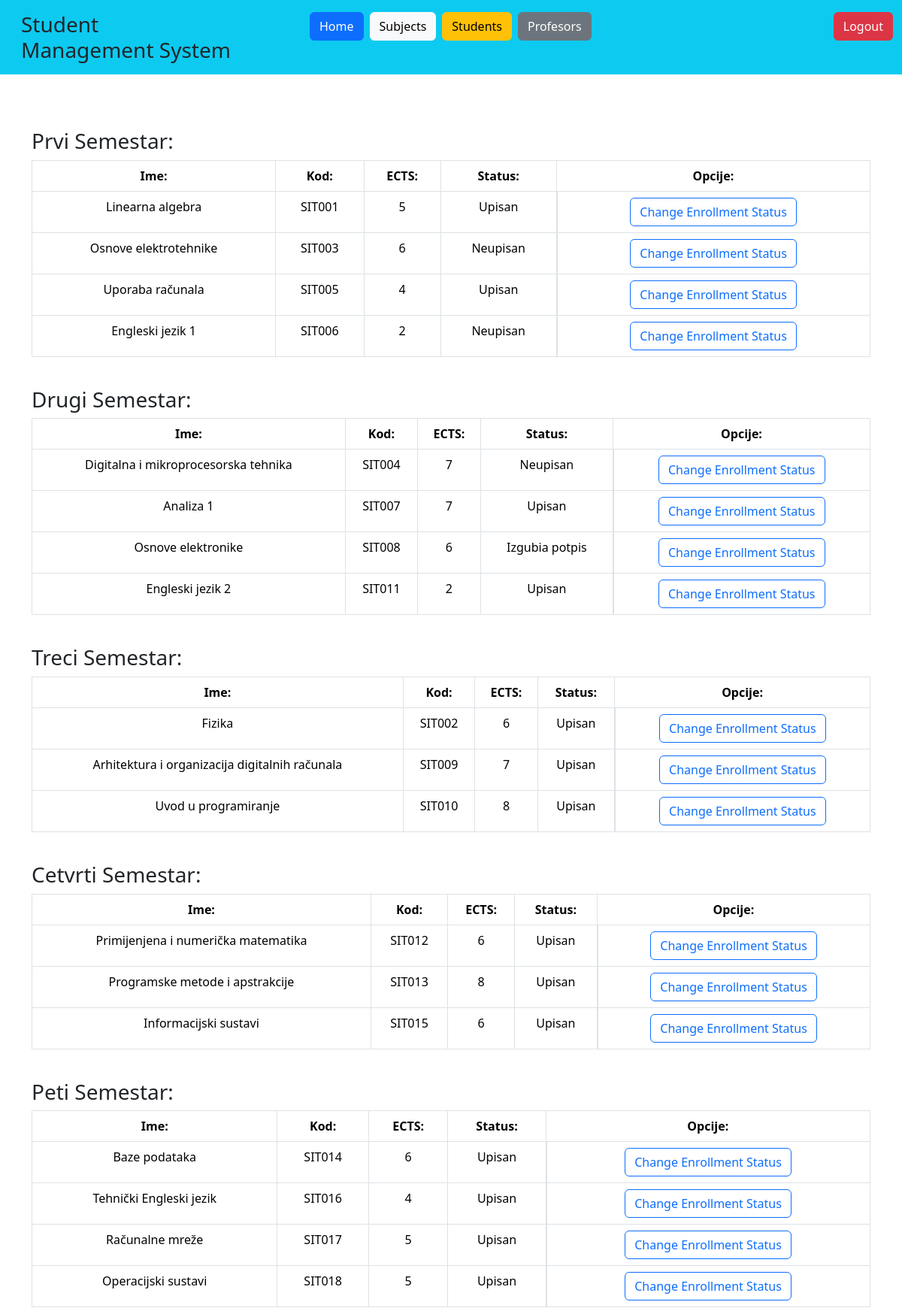
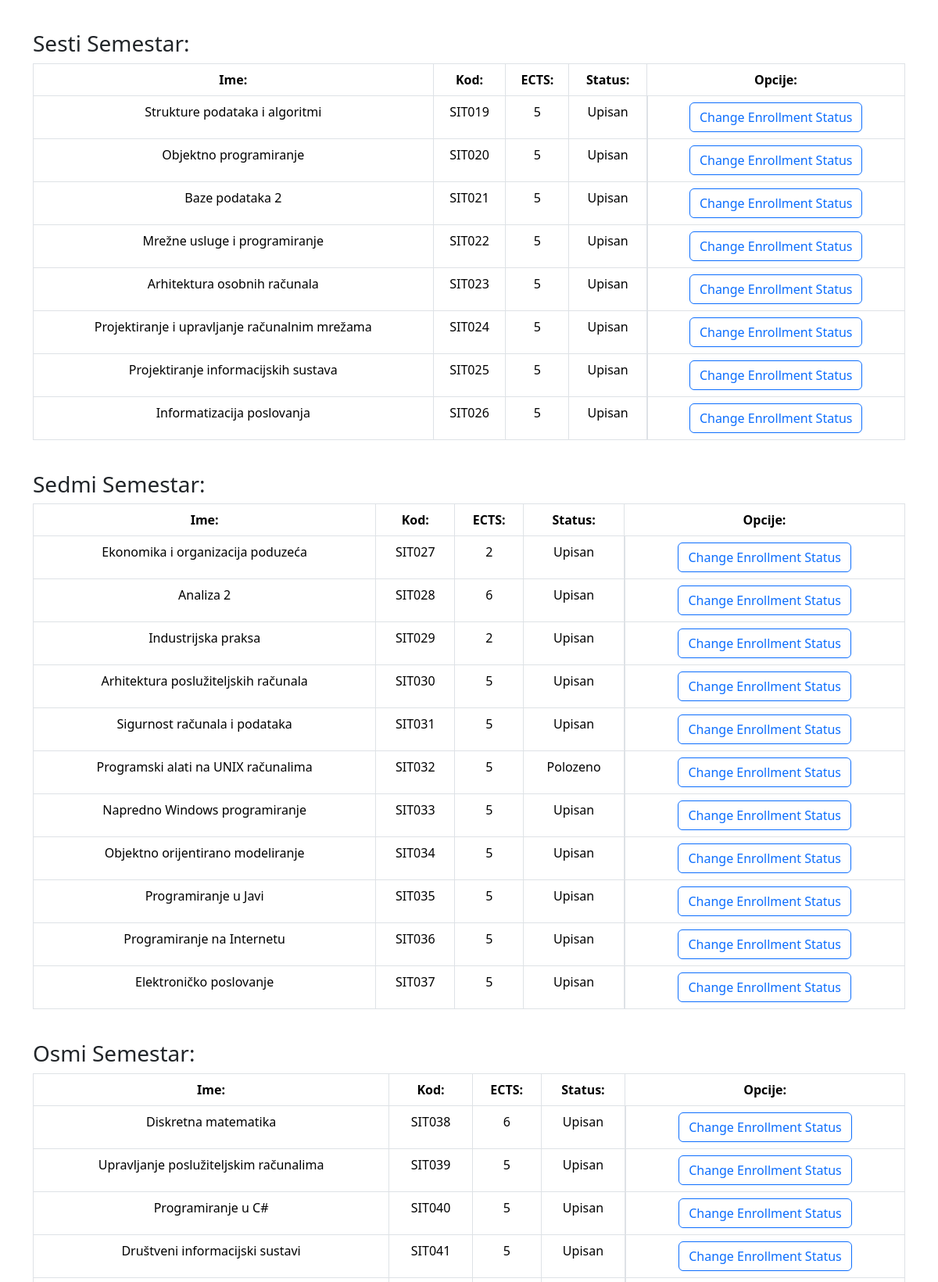
The page /students/student_all_enrolled_subjects/4 (signed in, upper part) on the database its author committed (2 pictures, top to bottom).
### student_managment_system/models.py (models this page shows, shortened)
class Predmet(models.Model):
    name = models.CharField(max_length=50)
    kod = models.CharField(max_length=50)
    program = models.CharField(max_length=50)
    ects = models.PositiveSmallIntegerField()
    sem_izv = models.PositiveSmallIntegerField()
    sem_red = models.PositiveSmallIntegerField()
    IZBORNI = (('Da', 'Da'), ('Ne', 'Ne'))
    izborni = models.CharField(max_length=50, choices=IZBORNI)
    nositelj = models.ForeignKey(Korisnik, on_delete=models.SET_NULL, null=True, blank=True)

### student_managment_system/decorators.py (the view)
    def wrap(*args, **kwargs):
        if args[0].user.uloga.name == "administrator":
            return function(*args, **kwargs)
        else:
            return redirect('home')

### student_managment_system/templates/students/student_all_subjects.html
{% extends 'base/base.html' %}
{% load static %}
{% block 'body' %}
{%if first_semester|length > 0 %}
<h3 class="mt-4">Prvi Semestar: </h3>
<table class="table table-hover table-bordered">
    <thead class="bg-primary">
        <tr>
            <th scope="col" class="text-center">Ime: </th>
            <th scope="col" class="text-center">Kod: </th>
            <th scope="col" class="text-center">ECTS: </th>
            <th scope="col" class="text-center">Status: </th>
            <th class="text-center" class="text-center">Opcije: </th>
        </tr>
    </thead>
    <tbody>
        {% for subject in first_semester %}
        <tr>
            <td class="text-center">{{ subject.name }}</td>
            <td class="text-center">{{ subject.kod }}</td>
            <td class="text-center">{{ subject.ects }}</td>
            {% if subject.status == 'upisan' %}
            <td class="text-center">Upisan</td>
            {% elif subject.status == 'neupisan' %}
            <td class="text-center">Neupisan</td>
            {% elif subject.status == 'izgubljen_potpis' %}
            <td class="text-center">Izgubia potpis</td>
            {% else %}
            <td class="text-center">Polozeno</td>
            {% endif %}
            <td class="d-flex justify-content-center">
                <a href="{% url 'change_student_status' status_id=subject.status_id %}" type="button" class="btn btn-outline-primary">Change Enrollment Status</a>
            </td>
        </tr>
        {% endfor %}
    </tbody>
</table>
{% endif %}
{%if second_semester|length > 0 %}
<h3 class="mt-4">Drugi Semestar: </h3>
<table class="table table-hover table-bordered">
    <thead class="bg-primary">
        <tr>
            <th scope="col" class="text-center">Ime: </th>
            <th scope="col" class="text-center">Kod: </th>
            <th scope="col" class="text-center">ECTS: </th>
            <th scope="col" class="text-center">Status: </th>
            <th class="text-center" class="text-center">Opcije: </th>
        </tr>
    </thead>
    <tbody>
        {% for subject in second_semester %}
        <tr>
            <td class="text-center">{{ subject.name }}</td>
            <td class="text-center">{{ subject.kod }}</td>
            <td class="text-center">{{ subject.ects }}</td>
            {% if subject.status == 'upisan' %}
            <td class="text-center">Upisan</td>
            {% elif subject.status == 'neupisan' %}
            <td class="text-center">Neupisan</td>
            {% elif subject.status == 'izgubljen_potpis' %}
            <td class="text-center">Izgubia potpis</td>
            {% else %}
            <td class="text-center">Polozeno</td>
            {% endif %}
            <td class="d-flex justify-content-center">
                <a href="{% url 'change_student_status' status_id=subject.status_id %}" type="button" class="btn btn-outline-primary">Change Enrollment Status</a>
            </td>
        </tr>
        {% endfor %}
    </tbody>
</table>
{% endif %}
{%if third_semester|length > 0 %}
<h3 class="mt-4">Treci Semestar: </h3>
<table class="table table-hover table-bordered">
    <thead class="bg-primary">
        <tr>
            <th scope="col" class="text-center">Ime: </th>
            <th scope="col" class="text-center">Kod: </th>
            <th scope="col" class="text-center">ECTS: </th>
            <th scope="col" class="text-center">Status: </th>
            <th class="text-center" class="text-center">Opcije: </th>
        </tr>
    </thead>
    <tbody>
        {% for subject in third_semester %}
        <tr>
            <td class="text-center">{{ subject.name }}</td>
            <td class="text-center">{{ subject.kod }}</td>
            <td class="text-center">{{ subject.ects }}</td>
            {% if subject.status == 'upisan' %}
            <td class="text-center">Upisan</td>
            {% elif subject.status == 'neupisan' %}
            <td class="text-center">Neupisan</td>
            {% elif subject.status == 'izgubljen_potpis' %}
            <td class="text-center">Izgubia potpis</td>
            {% else %}
            <td class="text-center">Polozeno</td>
            {% endif %}
            <td class="d-flex justify-content-center">
                <a href="{% url 'change_student_status' status_id=subject.status_id %}" type="button" class="btn btn-outline-primary">Change Enrollment Status</a>
            </td>
        </tr>
        {% endfor %}
    </tbody>
</table>
{% endif %}
{%if fourth_semester|length > 0 %}
<h3 class="mt-4">Cetvrti Semestar: </h3>
<table class="table table-hover table-bordered">
    <thead class="bg-primary">
        <tr>
            <th scope="col" class="text-center">Ime: </th>
            <th scope="col" class="text-center">Kod: </th>
            <th scope="col" class="text-center">ECTS: </th>
            <th scope="col" class="text-center">Status: </th>
            <th class="text-center" class="text-center">Opcije: </th>
        </tr>
    </thead>
    <tbody>
        {% for subject in fourth_semester %}
        <tr>
            <td class="text-center">{{ subject.name }}</td>
            <td class="text-center">{{ subject.kod }}</td>
            <td class="text-center">{{ subject.ects }}</td>
            {% if subject.status == 'upisan' %}
            <td class="text-center">Upisan</td>
            {% elif subject.status == 'neupisan' %}
            <td class="text-center">Neupisan</td>
            {% elif subject.status == 'izgubljen_potpis' %}
            <td class="text-center">Izgubia potpis</td>
            {% else %}
            <td class="text-center">Polozeno</td>
            {% endif %}
            <td class="d-flex justify-content-center">
                <a href="{% url 'change_student_status' status_id=subject.status_id %}" type="button" class="btn btn-outline-primary">Change Enrollment Status</a>
            </td>
        </tr>
        {% endfor %}
    </tbody>
</table>
{% endif %}
{%if fifth_semester|length > 0 %}
<h3 class="mt-4">Peti Semestar: </h3>
<table class="table table-hover table-bordered">
    <thead class="bg-primary">
        <tr>
            <th scope="col" class="text-center">Ime: </th>
            <th scope="col" class="text-center">Kod: </th>
            <th scope="col" class="text-center">ECTS: </th>
            <th scope="col" class="text-center">Status: </th>
            <th class="text-center" class="text-center">Opcije: </th>
        </tr>
    </thead>
    <tbody>
        {% for subject in fifth_semester %}
        <tr>
            <td class="text-center">{{ subject.name }}</td>
            <td class="text-center">{{ subject.kod }}</td>
            <td class="text-center">{{ subject.ects }}</td>
            {% if subject.status == 'upisan' %}
            <td class="text-center">Upisan</td>
            {% elif subject.status == 'neupisan' %}
            <td class="text-center">Neupisan</td>
            {% elif subject.status == 'izgubljen_potpis' %}
            <td class="text-center">Izgubia potpis</td>
            {% else %}
            <td class="text-center">Polozeno</td>
            {% endif %}
            <td class="d-flex justify-content-center">
                <a href="{% url 'change_student_status' status_id=subject.status_id %}" type="button" class="btn btn-outline-primary">Change Enrollment Status</a>
            </td>
        </tr>
        {% endfor %}
    </tbody>
</table>
{% endif %}
{%if sixth_semester|length > 0 %}
<h3 class="mt-4">Sesti Semestar: </h3>
<table class="table table-hover table-bordered">
    <thead class="bg-primary">
        <tr>
            <th scope="col" class="text-center">Ime: </th>
            <th scope="col" class="text-center">Kod: </th>
            <th scope="col" class="text-center">ECTS: </th>
            <th scope="col" class="text-center">Status: </th>
            <th class="text-center" class="text-center">Opcije: </th>
        </tr>
    </thead>
    <tbody>
        {% for subject in sixth_semester %}
        <tr>
            <td class="text-center">{{ subject.name }}</td>
            <td class="text-center">{{ subject.kod }}</td>
            <td class="text-center">{{ subject.ects }}</td>
            {% if subject.status == 'upisan' %}
            <td class="text-center">Upisan</td>
            {% elif subject.status == 'neupisan' %}
            <td class="text-center">Neupisan</td>
            {% elif subject.status == 'izgubljen_potpis' %}
            <td class="text-center">Izgubia potpis</td>
            {% else %}
            <td class="text-center">Polozeno</td>
            {% endif %}
            <td class="d-flex justify-content-center">
                <a href="{% url 'change_student_status' status_id=subject.status_id %}" type="button" class="btn btn-outline-primary">Change Enrollment Status</a>
            </td>
        </tr>
        {% endfor %}
    </tbody>
</table>
{% endif %}
{%if seventh_semester|length > 0 %}
<h3 class="mt-4">Sedmi Semestar: </h3>
<table class="table table-hover table-bordered">
    <thead class="bg-primary">
        <tr>
            <th scope="col" class="text-center">Ime: </th>
            <th scope="col" class="text-center">Kod: </th>
            <th scope="col" class="text-center">ECTS: </th>
            <th scope="col" class="text-center">Status: </th>
            <th class="text-center" class="text-center">Opcije: </th>
        </tr>
    </thead>
    <tbody>
        {% for subject in seventh_semester %}
        <tr>
            <td class="text-center">{{ subject.name }}</td>
            <td class="text-center">{{ subject.kod }}</td>
            <td class="text-center">{{ subject.ects }}</td>
            {% if subject.status == 'upisan' %}
            <td class="text-center">Upisan</td>
            {% elif subject.status == 'neupisan' %}
            <td class="text-center">Neupisan</td>
            {% elif subject.status == 'izgubljen_potpis' %}
            <td class="text-center">Izgubia potpis</td>
            {% else %}
            <td class="text-center">Polozeno</td>
            {% endif %}
            <td class="d-flex justify-content-center">
                <a href="{% url 'change_student_status' status_id=subject.status_id %}" type="button" class="btn btn-outline-primary">Change Enrollment Status</a>
            </td>
        </tr>
        {% endfor %}
    </tbody>
</table>
{% endif %}
{%if eight_semester|length > 0 %}
<h3 class="mt-4">Osmi Semestar: </h3>
<table class="table table-hover table-bordered">
    <thead class="bg-primary">
        <tr>
            <th scope="col" class="text-center">Ime: </th>
            <th scope="col" class="text-center">Kod: </th>
            <th scope="col" class="text-center">ECTS: </th>
            <th scope="col" class="text-center">Status: </th>
            <th class="text-center" class="text-center">Opcije: </th>
        </tr>
    </thead>
    <tbody>
        {% for subject in eight_semester %}
        <tr>
            <td class="text-center">{{ subject.name }}</td>
            <td class="text-center">{{ subject.kod }}</td>
            <td class="text-center">{{ subject.ects }}</td>
            {% if subject.status == 'upisan' %}
            <td class="text-center">Upisan</td>
            {% elif subject.status == 'neupisan' %}
            <td class="text-center">Neupisan</td>
            {% elif subject.status == 'izgubljen_potpis' %}
            <td class="text-center">Izgubia potpis</td>
            {% else %}
            <td class="text-center">Polozeno</td>
            {% endif %}
            <td class="d-flex justify-content-center">
                <a href="{% url 'change_student_status' status_id=subject.status_id %}" type="button" class="btn btn-outline-primary">Change Enrollment Status</a>
            </td>
        </tr>
        {% endfor %}
    </tbody>
</table>
{% endif %}
{% endblock %}

### rows shown on the page
Predmet: name "Linearna algebra", kod "SIT001"
Predmet: name "Osnove elektrotehnike", kod "SIT003"
Predmet: name "Uporaba računala", kod "SIT005"
Predmet: name "Engleski jezik 1", kod "SIT006"
Predmet: name "Digitalna i mikroprocesorska tehnika", kod "SIT004"
Predmet: name "Analiza 1", kod "SIT007"
Predmet: name "Osnove elektronike", kod "SIT008"
Predmet: name "Engleski jezik 2", kod "SIT011"
Predmet: name "Fizika", kod "SIT002"
Predmet: name "Arhitektura i organizacija digitalnih računala", kod "SIT009"
Predmet: name "Uvod u programiranje", kod "SIT010"
Predmet: name "Primijenjena i numerička matematika", kod "SIT012"
Predmet: name "Programske metode i apstrakcije", kod "SIT013"
Predmet: name "Informacijski sustavi", kod "SIT015"
Predmet: name "Baze podataka", kod "SIT014"
Predmet: name "Tehnički Engleski jezik", kod "SIT016"
Predmet: name "Računalne mreže", kod "SIT017"
Predmet: name "Operacijski sustavi", kod "SIT018"
Predmet: name "Strukture podataka i algoritmi", kod "SIT019"
Predmet: name "Objektno programiranje", kod "SIT020"
Predmet: name "Baze podataka 2", kod "SIT021"
Predmet: name "Mrežne usluge i programiranje", kod "SIT022"
Predmet: name "Arhitektura osobnih računala", kod "SIT023"
Predmet: name "Projektiranje i upravljanje računalnim mrežama", kod "SIT024"
Predmet: name "Projektiranje informacijskih sustava", kod "SIT025"
Predmet: name "Informatizacija poslovanja", kod "SIT026"
Predmet: name "Ekonomika i organizacija poduzeća", kod "SIT027"
Predmet: name "Analiza 2", kod "SIT028"
Predmet: name "Industrijska praksa", kod "SIT029"
Predmet: name "Arhitektura poslužiteljskih računala", kod "SIT030"
Predmet: name "Sigurnost računala i podataka", kod "SIT031"
Predmet: name "Programski alati na UNIX računalima", kod "SIT032"
Predmet: name "Napredno Windows programiranje", kod "SIT033"
Predmet: name "Objektno orijentirano modeliranje", kod "SIT034"
Predmet: name "Programiranje u Javi", kod "SIT035"
Predmet: name "Programiranje na Internetu", kod "SIT036"
Predmet: name "Elektroničko poslovanje", kod "SIT037"
Predmet: name "Diskretna matematika", kod "SIT038"
Predmet: name "Upravljanje poslužiteljskim računalima", kod "SIT039"
Predmet: name "Programiranje u C#", kod "SIT040"
Predmet: name "Društveni informacijski sustavi", kod "SIT041"

### other values the page prints
{{ subject.ects }} "5" "6" "4" "2"
{{ subject.ects }} "7" "7" "6" "2"
{{ subject.ects }} "6" "7" "8"
{{ subject.ects }} "6" "8" "6"
{{ subject.ects }} "6" "4" "5" "5"
{{ subject.ects }} "5" "5" "5" "5" "5" "5" "5" "5"
{{ subject.ects }} "2" "6" "2" "5" "5" "5" "5" "5" "5" "5" "5"
{{ subject.ects }} "6" "5" "5" "5"
